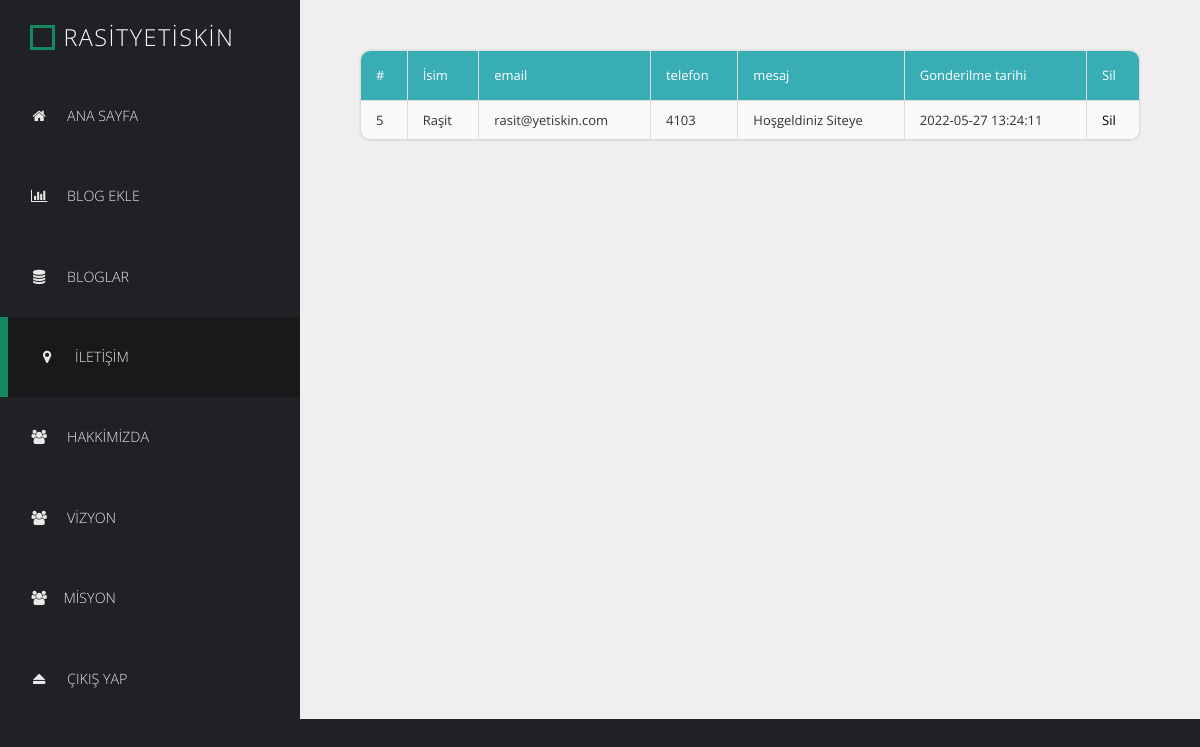
Page /yonetim/index.php?sayfa=iletisim (signed in) on the committed database.
### tables this page shows
CREATE TABLE `iletisim` (
  `id` int(11) NOT NULL,
  `isim` varchar(255) NOT NULL,
  `email` varchar(255) NOT NULL,
  `telefon` varchar(20) NOT NULL,
  `mesaj` text NOT NULL,
  `gonderilme_tarihi` timestamp NULL DEFAULT CURRENT_TIMESTAMP
);

### yonetim/iletisim.php (the view)
<div class="templatemo-content col-1 light-gray-bg">
    <div class="templatemo-content-container">
        <div class="templatemo-content-widget no-padding">
            <div class="panel panel-default table-responsive">
                <table class="table table-striped table-bordered templatemo-user-table">
                    <thead>
                        <tr>
                            <td># </td>
                            <td>
                                <div class="white-text templatemo-sort-by">
                                İsim
                                </div>
                            </td>
                            <td>
                                <div class="white-text templatemo-sort-by">
                                email
                                </div>
                            </td>
                            <td>
                                <div class="white-text templatemo-sort-by">
                                telefon
                                </div>
                            </td>
                            <td>
                                <div class="white-text templatemo-sort-by">
                           mesaj
                                </div>
                                <td>
                                <div class="white-text templatemo-sort-by">
                                Gonderilme tarihi
                                </div>
                            </td>
                            <td>Sil</td>
                        </tr>
                    </thead>
                    <tbody>
                    <?php
                                $iletisim = $db->query("SELECT * FROM iletisim Order By id Desc", PDO::FETCH_ASSOC);
                                if ( $iletisim->rowCount() ){
                                     foreach( $iletisim as $kayit ){
                                         ?>
                        <tr>
                            <td><?php echo $kayit['id']; ?></td>
                            <td><?php echo $kayit['isim']; ?></td>
                            <td><?php echo $kayit['email']; ?></td>
                              <td><?php echo $kayit['telefon']; ?></td>
                            <td><?php echo $kayit['mesaj']; ?></td>
                            <td><?php echo $kayit['gonderilme_tarihi']; ?></td>
                            <td><a href="?sayfa=iletisim-sil&id=<?php echo $kayit['id']; ?>" class="templatemo-link">Sil</a></td>
                        </tr>
                        <?php
                 }
            }
            ?>
                    </tbody>
                </table>
            </div>
        </div>
    </div>
</div>

### yonetim/css/templatemo-style.css (style rules this page uses)
* { font-family: 'Open Sans', sans-serif; }
body { font-size: 13px; }
body, .templatemo-left-nav { background: #1f2124; }
.white-text { color: white; }
.light-gray-bg { background-color: #efefef; }
.templatemo-content { margin-top: 0px; min-height: 600px; padding: 0; overflow-x: hidden; }
.templatemo-content-container { padding: 40px 50px; }
.col-1 { -webkit-flex: 1; -ms-flex: 1; flex: 1; }
.templatemo-content-widget { border-radius: 10px; padding: 30px; position: relative; margin: 10px; box-shadow: 0px 0px 1px 1px rgba(161, 159, 159, 0.1); }
.templatemo-content-widget.no-padding { padding: 0; }
.panel { border-radius: 10px; }
.table { margin-bottom: 0; }
.table>tbody>tr>td { padding: 10px 15px; }
.table>thead>tr>td { padding: 15px; }
.templatemo-link { color: black; }
.templatemo-user-table thead { background-color: #39ADB4; color: white; }
.panel>.table-responsive:last-child>.table:last-child, .panel>.table:last-child { border-bottom-right-radius: 10px; border-bottom-left-radius: 10px; }
.panel>.table:first-child { border-top-left-radius: 10px; border-top-right-radius: 10px; }

### rows in the picture
iletisim: id "5", isim "Raşit", email "rasit@yetiskin.com", telefon "4103", mesaj "Hoşgeldiniz Siteye", gonderilme_tarihi "2022-05-27 13:24:11"

### other values in the picture
$_SESSION['kullanici_adi'] "RASITYETISKIN"
